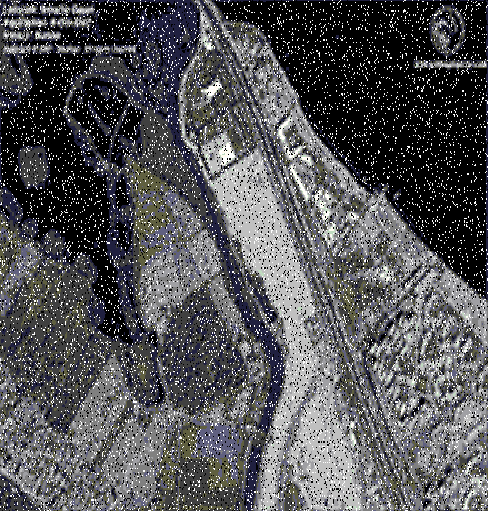
#> input picture MergedALgos/Comparison/WienerFilter/1.png, 488 x 511 px
$ python Wiener.py
#> lines starting #> are read from the running program, lines starting #| are printed output that depends on the picture; after the words box and inside, x2 and y2 are one past the last pixel; in counts of white or black regions, pixels touching at a corner belong together
import numpy as np
import matplotlib.pyplot as plt
from scipy.signal import convolve2d
from scipy.ndimage import gaussian_filter
from skimage import img_as_float
from skimage.io import imread
from skimage.color import rgb2gray

def add_impulse_noise(image, noise_ratio):
    """
    Add impulse noise to the given image.
    """
    noisy_image = image.copy()
    num_pixels = int(noise_ratio * image.size)
    indices = np.random.randint(0, image.size, num_pixels)
    noisy_image.flat[indices] = 1 - noisy_image.flat[indices]
    return noisy_image

def wiener_filter(image, kernel_size=3, noise_var=0.01):
    """
    Apply Wiener filter to remove noise from the given image.
    """
    kernel = np.ones((kernel_size, kernel_size)) / (kernel_size ** 2)
    noisy_image = image.copy()

    # Add noise to the image
    noisy_image = add_impulse_noise(noisy_image, noise_var)

    # Apply Wiener filter
    noisy_fft = np.fft.fft2(noisy_image)
    kernel_fft = np.fft.fft2(kernel, s=noisy_image.shape)
    wiener_filter = np.conj(kernel_fft) / (np.abs(kernel_fft) ** 2 + noise_var)
    restored_fft = noisy_fft * wiener_filter
    restored_image = np.abs(np.fft.ifft2(restored_fft))

    return restored_image

# Example usage:
if __name__ == "__main__":
    # Load an example image
    original_image = imread("1.png")
#> original_image is the input picture: shape (511, 488, 4); mean R, G, B, A 83.7, 83.8, 86.5, 255
    if original_image.shape[-1] == 4:  # Check if the image has an alpha channel
        original_image = original_image[:, :, :3]  # Remove the alpha channel
#> original_image: shape (511, 488, 3)

    gray_image = rgb2gray(original_image)
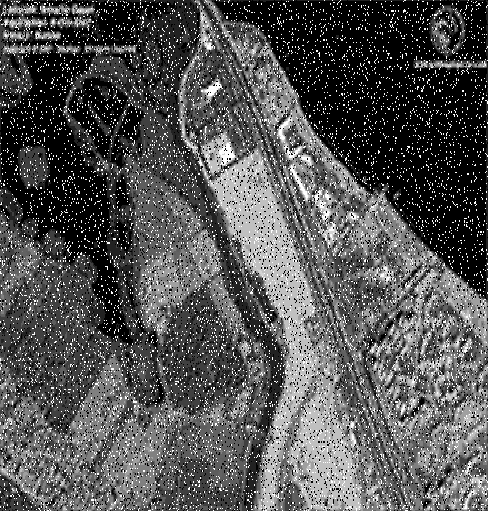
#> gray_image: shape (511, 488) float64; min 0, max 1, mean 0.329

    # Apply Wiener filter
    restored_image = wiener_filter(gray_image)
#> in wiener_filter, `noisy_image = add_impulse_noise(noisy_image, noise_var)`:
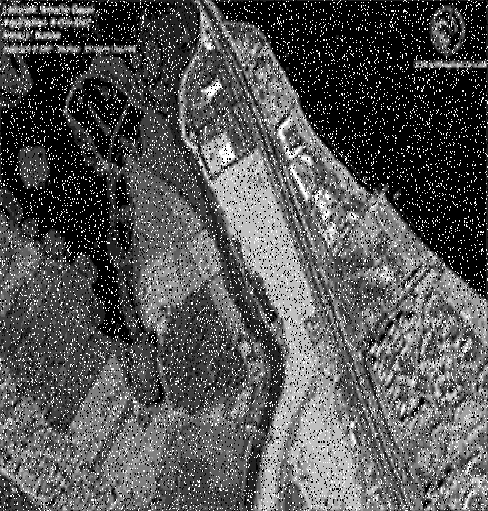
#> noisy_image: shape (511, 488) float64; 0.99% of pixels changed, all inside (x1, y1, x2, y2) = (0, 0, 488, 511)
#> in wiener_filter, `restored_image = np.abs(np.fft.ifft2(restored_fft))`:
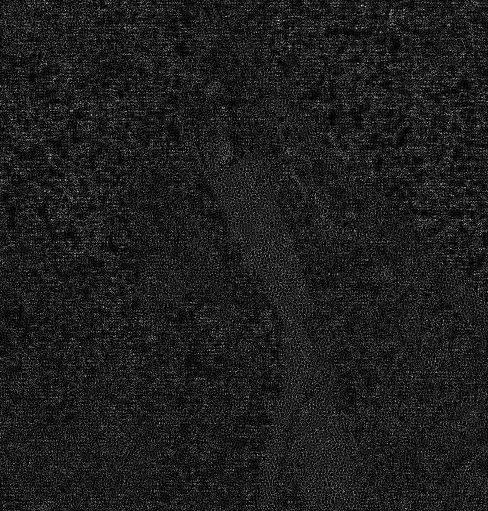
#> restored_image: shape (511, 488) float64; min 2.13e-05, max 5.72, mean 0.679; drawn with min black and max white

    # Display the results
    plt.figure(figsize=(8, 4))
    plt.subplot(1, 2, 1)
    plt.imshow(gray_image, cmap='gray')
    plt.title('Noisy Image')
    plt.subplot(1, 2, 2)
    plt.imshow(restored_image, cmap='gray')
    plt.title('Restored Image with Wiener Filter')
    plt.show()
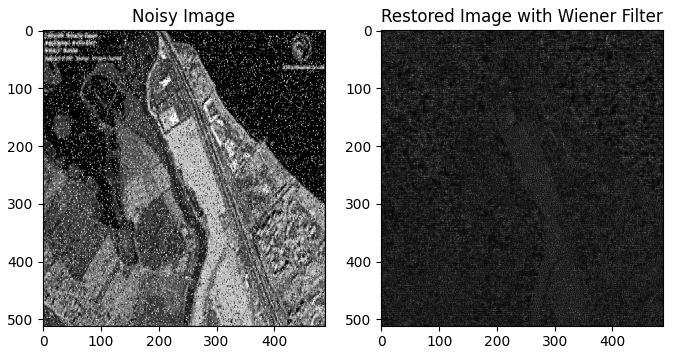
#> figure drawn by matplotlib, 2 panels

$ run again, with MergedALgos/Comparison/WienerFilter/2.png copied over MergedALgos/Comparison/WienerFilter/1.png
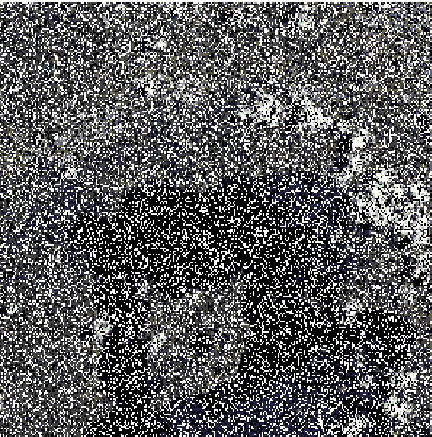
#> input picture MergedALgos/Comparison/WienerFilter/2.png, 432 x 437 px
#> original_image is the input picture: shape (437, 432, 4); mean R, G, B, A 91.9, 92, 93.6, 255
#> original_image: shape (437, 432, 3)
#> noisy_image: shape (437, 432) float64; min 0, max 1, mean 0.364
#> in wiener_filter, `restored_image = np.abs(np.fft.ifft2(restored_fft))`:
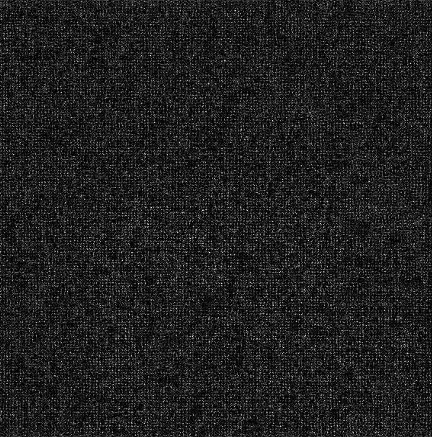
#> restored_image: shape (437, 432) float64; min 5.83e-06, max 7.37, mean 0.944; drawn with min black and max white
#> `plt.show()`:
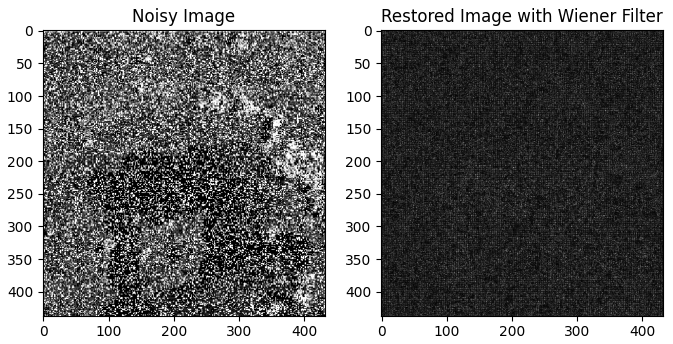
#> figure drawn by matplotlib, 2 panels

$ run again, with MergedALgos/Comparison/WienerFilter/5.png copied over MergedALgos/Comparison/WienerFilter/1.png
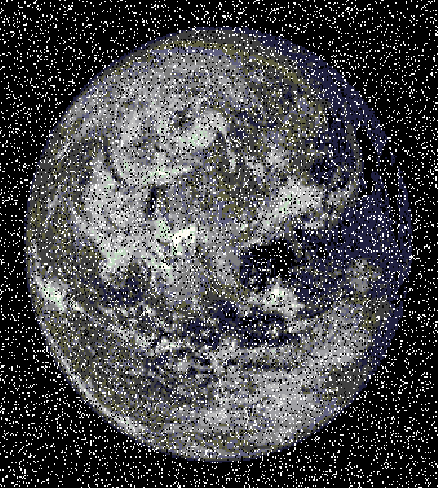
#> input picture MergedALgos/Comparison/WienerFilter/5.png, 438 x 488 px
#> original_image is the input picture: shape (488, 438, 4); mean R, G, B, A 72.7, 72.8, 75.2, 255
#> original_image: shape (488, 438, 3)
#> noisy_image: shape (488, 438) float64; min 0, max 1, mean 0.29
#> in wiener_filter, `restored_image = np.abs(np.fft.ifft2(restored_fft))`:
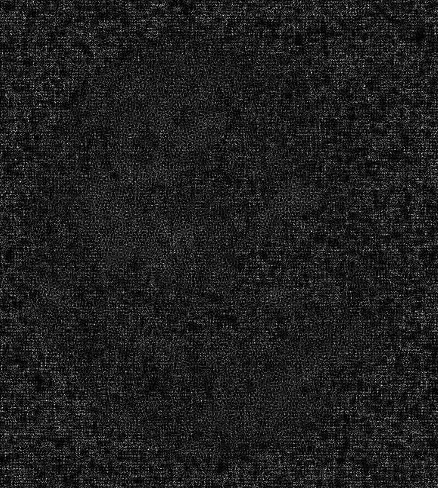
#> restored_image: shape (488, 438) float64; min 3.44e-06, max 5.77, mean 0.713; drawn with min black and max white
#> `plt.show()`:
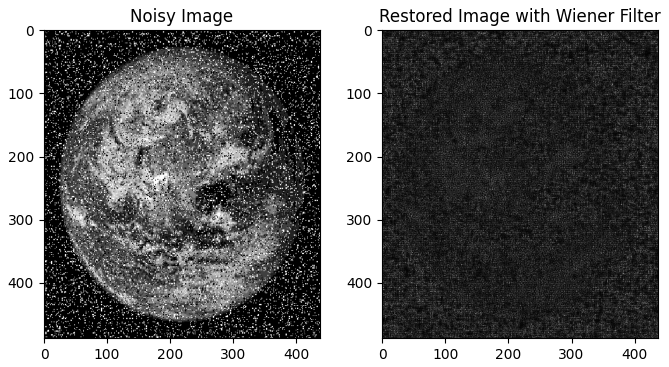
#> figure drawn by matplotlib, 2 panels
